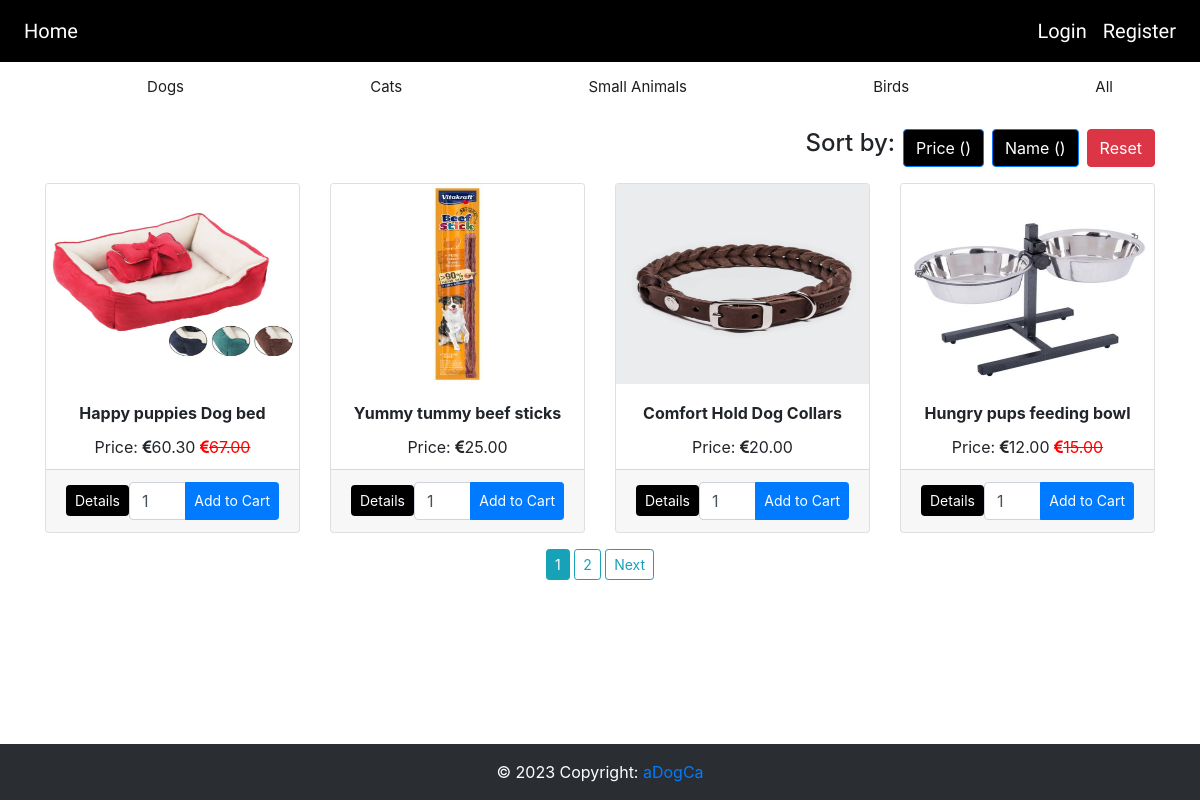
The page /dogs on the database its author committed.
### website/models.py (models this page shows)
class Products(db.Model):
    __searchable__ = ['name', 'description']
    id = db.Column(db.Integer, primary_key=True)
    category = db.Column(db.String(50), nullable=False)
    name = db.Column(db.String(100), nullable=False)
    description = db.Column(db.String(100), nullable=False)
    price = db.Column(db.Numeric(precision=10, scale=2))
    totalPrice = db.Column(db.Numeric(precision=10, scale=2))
    stock = db.Column(db.Integer)
    image1 = db.Column(db.String(120), default='image.jpg')
    image2 = db.Column(db.String(120), default='image.jpg')
    image3 = db.Column(db.String(120), default='image.jpg')
    discount = db.Column(db.String(100), db.ForeignKey('offer_codes.discount_code'))
    discount_percentage = db.Column(db.Integer)
    date = db.Column(db.DateTime(timezone=True), default=func.now())
    user_id = db.Column(db.Integer, db.ForeignKey('user.id'))
    offers = db.Column(db.String(120), default="0", nullable=False)
    offer_img = db.Column(db.String(120), default='image.jpg')
    is_sponsored = db.Column(db.String(120),default="No")

### website/views.py (the view)
@views.route('/dogs')
def electronics():
    page = request.args.get('page', 1, type=int)
    products = Products.query.filter_by(category="dogs").paginate(page=page, per_page=4)
    discount_percentages = calDiscount(products)
    return render_template("home_buyer1.html", products=products, user=current_user,
                           discount_percentages=discount_percentages)

### website/views.py (called while the page is built)
def calDiscount(products):
    discount_percentages = {}
    for product in products:
        discount_code = product.discount  # Get the discount code for the current product
        if discount_code:
            offer = OfferCodes.query.filter_by(discount_code=discount_code).first()
            if offer and offer.validity > date.today():
                discount_percentages[product.id] = offer.discount_percentage
            else:
                discount_percentages[product.id] = 0
        else:
            discount_percentages[product.id] = 0
    return discount_percentages

### website/templates/home_buyer1.html (shortened to what this page needs)
{% extends "base.html" %}
{% block content %}
<div class="container">
    <div class="row">
        <div class="col-md-12">
            <div class="d-flex justify-content-end align-items-center mb-3">
                <h4 class="mr-2">Sort by:</h4>
                <div class="btn-group" role="group">
                    <a href="{{ url_for('views.sort_by_price', page=products.page) }}" style="background-color:black;color:white;" class="btn btn-primary rounded">Price ({{ session['order']}})</a>
                    <a href="{{ url_for('views.sort_by_name', page=products.page) }}" style="background-color:black;color:white;"
                       class="btn btn-primary ml-2 rounded">Name ({{ session['name_order']}})</a>
                    <a href="/buyer" class="btn btn-danger ml-2 rounded">Reset</a>
                </div>
            </div>
        </div>
    </div>
    <div class="row">
        {% for product in products.items %}
        <div class="col-md-3">
            <div class="card" style="height: 350px;">
                <img src="/static/img/{{product.image1}}" class="card-img-top" height="200">
                <div class="card-body">
                    {% if product.is_sponsored == "Yes" %}
                    <h6 class="card-title text-center"><b>{{ product.name }}</b><span class="badge">Sponsored</span></h6>
                    {% else %}
                    <h6 class="card-title text-center"><b>{{ product.name }}</b></h6>
                    {% endif %}
                    {% if discount_percentages.get(product.id, 0) > 0 %}
                <p class="card-text text-center">
                    Price: <i class="fa fa-euro"></i>{{ product.price - (product.price * discount_percentages.get(product.id) / 100) }}
                    <span style="color: red;"><strike><i class="fa fa-euro"></i>{{ product.price }}</strike></span>
                </p>
                {% else %}
                <p class="card-text text-center">Price: <i class="fa fa-euro"></i>{{ product.price }}</p>
                {% endif %}
                </div>
                <div class="card-footer d-flex align-items-center justify-content-between">
                    <a href="{{ url_for('views.detailsPage', id=product.id) }}" class="btn btn-sm rounded"
                       style="background-color:black;color:white;">Details</a>
                    <form action="{{url_for('views.addToCart')}}" method="post" class="d-flex align-items-center">
                        <div class="input-group">
                            <input type="number" name="quantity" value="1" min="1" max="{{product.stock}}"
                                   class="form-control">
                            <div class="input-group-append">
                                <button class="btn btn-primary btn-sm" type="submit">Add to Cart</button>
                            </div>
                        </div>
                    </form>
                </div>
            </div>
        </div>
        {% endfor %}
    </div>
    <div class="row">
        <div class="col text-center">
            {% for page_num in products.iter_pages() %}
            {% if page_num %}
            {% if products.page == page_num %}
            <a href="{{url_for('views.home_buyer',page = page_num)}}" class="btn btn-info btn-sm mt-3">{{page_num}}</a>
            {% else %}
            <a href="{{url_for('views.home_buyer',page = page_num)}}" class="btn btn-outline-info btn-sm mt-3">{{page_num}}</a>
            {% endif %}
            {% else %}
            ...
            {% endif %}
            {% endfor %}
            {% if products.has_next %}
            <a href="{{url_for('views.home_buyer',page = products.next_num)}}" class="btn btn-outline-info btn-sm mt-3">Next</a>
            {% endif %}
        </div>
    </div>
</div>
{% endblock %}

### website/static/style.css (style rules this page uses)
body { font-family: 'Montserrat', sans-serif; }
html { scroll-behavior: smooth; margin: 0; padding: 0; height: 100%; }
body { overflow-x:hidden; font-family: 'Titillium Web', sans-serif; margin: 0; padding: 0; height: 100%; }
:root { scrollbar-color: rgb(210,210,210) rgb(46,54,69) !important; scrollbar-width: thin !important; }
a { text-decoration:none; }
.row:after { content: ""; display: table; clear: both; }
.container { padding: 16px; }

### rows shown on the page
Products: image1 (picture), name "Happy puppies Dog bed", price+id "60.30", price "67.00"
Products: image1 (picture), name "Yummy tummy beef sticks", price "25.00"
Products: image1 (picture), name "Comfort Hold Dog Collars", price "20.00"
Products: image1 (picture), name "Hungry pups feeding bowl", price+id "12.00", price "15.00"

### other values the page prints
{{ page_num }} "1"
{{ page_num }} "2"
